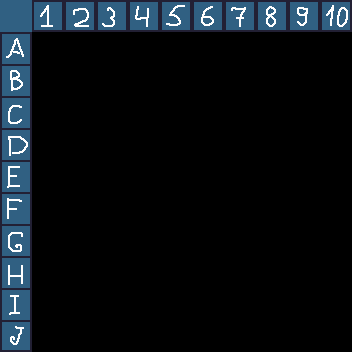

Rendered tile map (Tiled .tmx) drawn with the repository's tilesets; below, a short description and the full map source, tile grids included:
An orthogonal 11x11 tile map with 32x32 px tiles, 1 tile layer (scales), 2 tilesets.

<map version="1.10" tiledversion="1.10.2" orientation="orthogonal" renderorder="right-down" width="11" height="11" tilewidth="32" tileheight="32" infinite="0" nextlayerid="2" nextobjectid="1">
 <tileset firstgid="1" name="scales" tilewidth="32" tileheight="32" tilecount="120" columns="12">
  <image source="scales.png" width="384" height="320" />
 </tileset>
 <tileset firstgid="121" name="objects" tilewidth="32" tileheight="32" tilecount="4" columns="4">
  <image source="objects.png" width="128" height="32" />
 </tileset>
 <layer id="1" name="scales" width="11" height="11">
  <data encoding="csv">
1,2,3,4,5,6,7,8,9,10,11,
12,0,0,0,0,0,0,0,0,0,0,
24,0,0,0,0,0,0,0,0,0,0,
36,0,0,0,0,0,0,0,0,0,0,
48,0,0,0,0,0,0,0,0,0,0,
60,0,0,0,0,0,0,0,0,0,0,
72,0,0,0,0,0,0,0,0,0,0,
84,0,0,0,0,0,0,0,0,0,0,
96,0,0,0,0,0,0,0,0,0,0,
108,0,0,0,0,0,0,0,0,0,0,
120,0,0,0,0,0,0,0,0,0,0
</data>
 </layer>
</map>